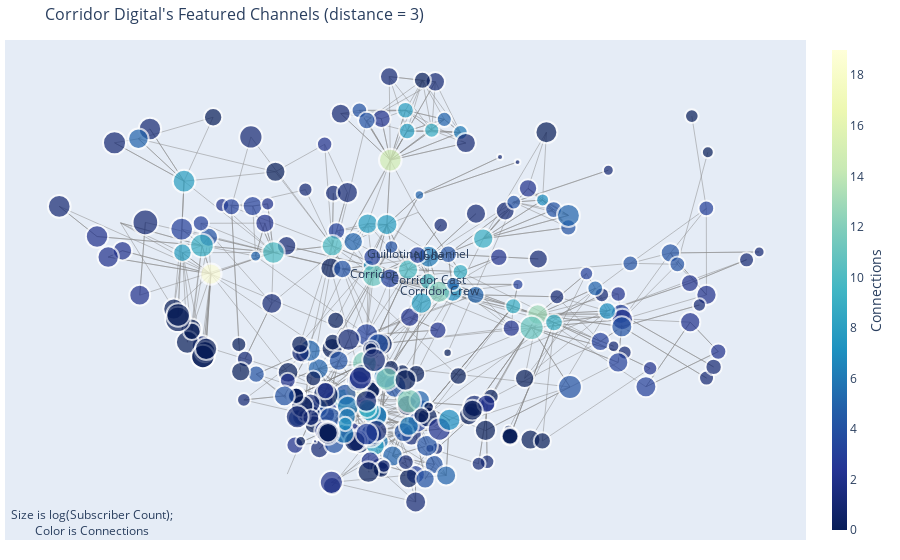

Here is the notebook cell this chart was saved with:
### Code cell
fig = network_graphs.plotly_network_graph(G, "Connections", "Corridor Digital's Featured Channels (distance = 3)")
fig # Interactive version of the figure for notebooks

### Figure 1 — Plotly figure (JSON) as saved in the notebook; plotly's stock layout.template omitted (floating-point values rounded to 4 significant figures; data arrays with more than 128 entries replaced by an {"elided": "..."} marker saying what was removed)
{"data": [{"hoverinfo": "none", "line": {"color": "#888", "width": 0.5}, "mode": "lines", "type": "scatter", "x": {"elided": "2463 float values"}, "y": {"elided": "2463 float values"}}, {"hoverinfo": "text", "hovertext": {"elided": "297 str values"}, "marker": {"color": {"elided": "297 int values"}, "colorbar": {"thickness": 15, "title": {"side": "right", "text": "Connections"}, "xanchor": "left"}, "colorscale": [[0, "rgb(255,255,217)"], [0.125, "rgb(237,248,177)"], [0.25, "rgb(199,233,180)"], [0.375, "rgb(127,205,187)"], [0.5, "rgb(65,182,196)"], [0.625, "rgb(29,145,192)"], [0.75, "rgb(34,94,168)"], [0.875, "rgb(37,52,148)"], [1, "rgb(8,29,88)"]], "line": {"width": 2}, "reversescale": true, "showscale": true, "size": {"elided": "297 float values"}}, "mode": "markers+text", "text": {"elided": "297 str values"}, "type": "scatter", "x": {"elided": "297 float values"}, "y": {"elided": "297 float values"}}], "layout": {"annotations": [{"showarrow": false, "text": "Size is log(Subscriber Count);<br>Color is Connections", "x": 0.005, "xref": "paper", "y": -0.002, "yref": "paper"}], "autosize": true, "hovermode": "closest", "margin": {"b": 20, "l": 5, "r": 5, "t": 40}, "scene": {"aspectmode": "data"}, "showlegend": false, "title": {"font": {"size": 16}, "text": "Corridor Digital's Featured Channels (distance = 3)"}, "xaxis": {"autorange": true, "range": [-0.6942, 0.9507], "showgrid": false, "showticklabels": false, "type": "linear", "zeroline": false}, "yaxis": {"autorange": true, "range": [-0.4056, 0.9573], "showgrid": false, "showticklabels": false, "type": "linear", "zeroline": false}}}
